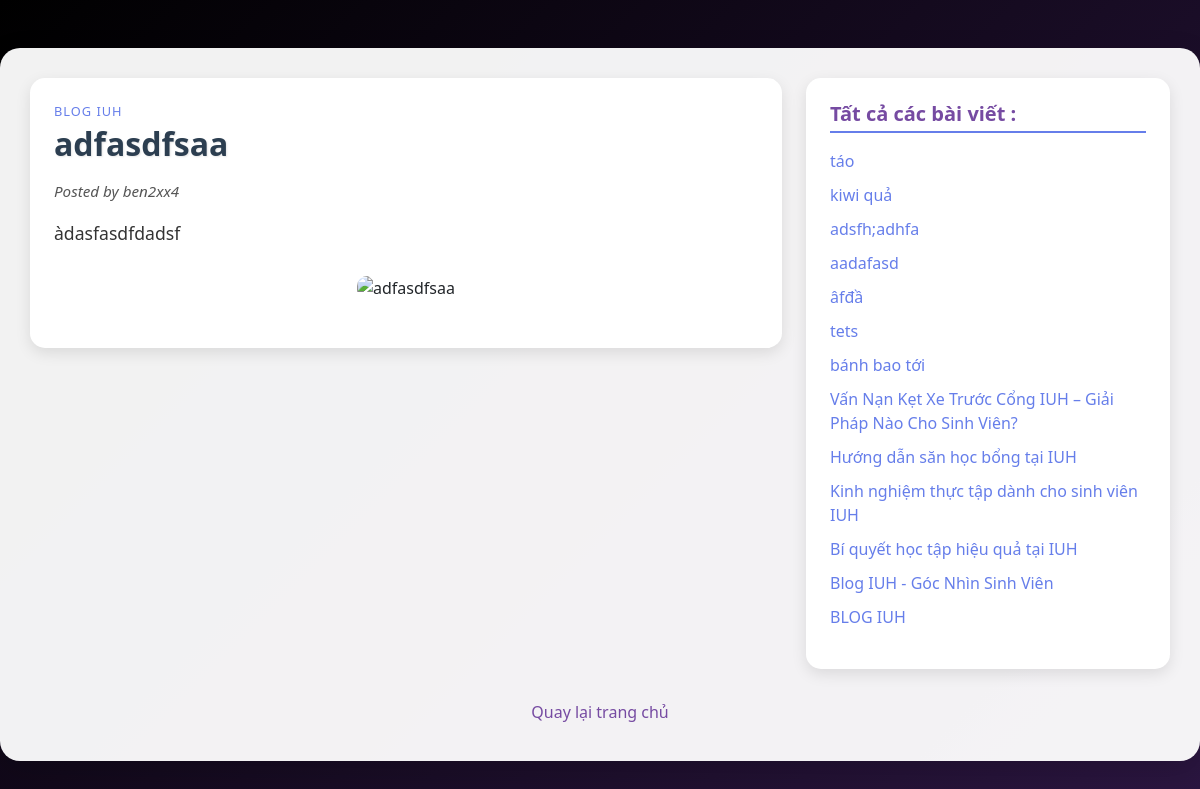
The page /post/27 (signed in) on the database its author committed.
### app.py (models this page shows)
class Post(db.Model):
    id = db.Column(db.Integer, primary_key=True)
    title = db.Column(db.String(100), nullable=False)
    content = db.Column(db.Text, nullable=True)
    image_url = db.Column(db.String(255), nullable=True)
    user_id = db.Column(db.Integer, db.ForeignKey('user.id'), nullable=False)

class User(db.Model):
    id = db.Column(db.Integer, primary_key=True)
    username = db.Column(db.String(50), unique=True, nullable=False)
    password = db.Column(db.String(200), nullable=False)
    is_admin = db.Column(db.Boolean, default=False)
    is_blocked = db.Column(db.Boolean, default=False)
    posts = db.relationship('Post', backref='user', lazy=True)

### app.py (the view)
@app.route('/post/<int:post_id>')
def post_detail(post_id):
    if not current_user():
        flash("Bạn hãy đăng nhập để xem chi tiết bài viết.")
        return redirect(url_for('login'))
    post = Post.query.get_or_404(post_id)
    posts = Post.query.order_by(Post.id.desc()).all()
    return render_template('post_detail.html', post=post, posts=posts, user=current_user())

### app.py (called while the page is built)
def current_user():
    if 'user_id' in session:
        return User.query.get(session['user_id'])
    return None

### Templates/post_detail.html (shortened to what this page needs)
<!DOCTYPE html>
<html lang="vi">
  <head>
    <link
      href="https://cdn.jsdelivr.net/npm/bootstrap@5.1.3/dist/css/bootstrap.min.css"
      rel="stylesheet"
    />
    <link
      rel="stylesheet"
      href="https://cdnjs.cloudflare.com/ajax/libs/animate.css/4.1.1/animate.min.css"
    />
  </head>
  <body>
    <div class="container my-5 animate__animated animate__fadeIn">
      <div class="row">
        <div class="col-md-8">
          <article class="p-4 animate__animated animate__fadeInUp">
            <p class="text-uppercase category mb-1" style="font-size: 0.8rem">
              Blog IUH
            </p>
            <h2 class="mb-3">{{ post.title }}</h2>
            <p class="author">Posted by {{ post.user.username }}</p>
            <p class="content">{{ post.content }}</p>
            <div class="text-center my-4">
              {% if post.image_url %}
              <img
                src="{{ post.image_url }}"
                alt="{{ post.title }}"
                class="img-fluid"
              />
              {% else %}
              <img
                src="/static/images/default-post.jpg"
                alt="{{ post.title }}"
                class="img-fluid"
              />
              {% endif %}
            </div>
          </article>
        </div>
        <div class="col-md-4">
          <div
            class="sidebar p-4 animate__animated animate__fadeInUp"
            style="animation-delay: 0.2s"
          >
            <h5 class="mb-3">Tất cả các bài viết :</h5>
            <ul class="list-unstyled">
              {% for related_post in posts %} {% if related_post.id != post.id
              %}
              <li>
                <a href="{{ url_for('post_detail', post_id=related_post.id) }}">
                  {{ related_post.title }}
                </a>
              </li>
              {% endif %} {% endfor %}
            </ul>
          </div>
        </div>
      </div>
      <div class="mt-4 text-center">
        <a href="{{ url_for('home') }}" class="btn btn-link"
          >Quay lại trang chủ</a
        >
      </div>
    </div>
  </body>
</html>

### Templates/post_detail.html (style rules this page uses)
body { background: linear-gradient(135deg, rgb(0, 0, 0), rgb(44, 22, 66)); min-height: 100vh; font-family: "Segoe UI", Tahoma, Geneva, Verdana, sans-serif; }
.container { max-width: 1200px; background: rgba(255, 255, 255, 0.95); border-radius: 20px; padding: 30px; box-shadow: 0 10px 30px rgba(0, 0, 0, 0.15); margin-top: 40px; margin-bottom: 40px; }
article { border-radius: 15px; background: white; box-shadow: 0 5px 15px rgba(0, 0, 0, 0.1); transition: transform 0.3s ease, box-shadow 0.3s ease; }
.sidebar { border-radius: 15px; background: white; box-shadow: 0 5px 15px rgba(0, 0, 0, 0.1); transition: transform 0.3s ease; }
h2 { color: #2c3e50; font-weight: 700; text-shadow: 1px 1px 2px rgba(0, 0, 0, 0.1); font-size: 2rem; }
h5 { color: #764ba2; font-weight: 600; border-bottom: 2px solid #667eea; padding-bottom: 5px; }
.category { color: #667eea; font-weight: 500; letter-spacing: 1px; transition: color 0.3s ease; }
.author { color: #555; font-style: italic; font-size: 0.95rem; }
.content { line-height: 1.8; color: #333; font-size: 1.1rem; }
.img-fluid { border-radius: 10px; max-height: 500px; object-fit: cover; transition: transform 0.3s ease; }
.list-unstyled li { margin-bottom: 10px; }
.list-unstyled a { color: #667eea; text-decoration: none; transition: all 0.3s ease; }
.btn-link { color: #764ba2; font-weight: 500; text-decoration: none; transition: all 0.3s ease; }

### rows shown on the page
Post: title "adfasdfsaa", content "àdasfasdfdadsf"
User: user.username "ben2xx4"
Post: title "táo"
Post: title "kiwi quả"
Post: title "adsfh;adhfa"
Post: title "aadafasd"
Post: title "âfđầ"
Post: title "tets"
Post: title "bánh bao tới"
Post: title "Vấn Nạn Kẹt Xe Trước Cổng IUH – Giải Pháp Nào Cho Sinh Viên?"
Post: title "Hướng dẫn săn học bổng tại IUH"
Post: title "Kinh nghiệm thực tập dành cho sinh viên IUH"
Post: title "Bí quyết học tập hiệu quả tại IUH"
Post: title "Blog IUH - Góc Nhìn Sinh Viên"
Post: title "BLOG IUH"
